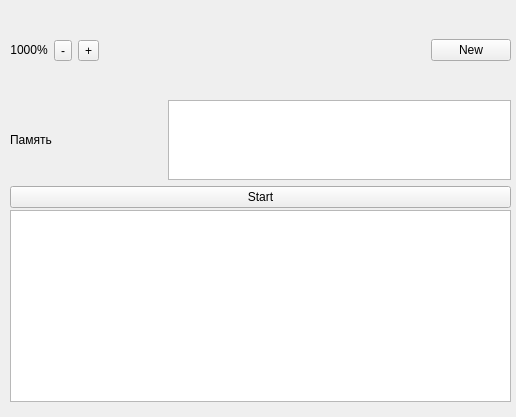
<?xml version="1.0" encoding="UTF-8"?>
<ui version="4.0">
 <class>OS</class>
 <widget class="QMainWindow" name="OS">
  <property name="geometry">
   <rect>
    <x>0</x>
    <y>0</y>
    <width>516</width>
    <height>417</height>
   </rect>
  </property>
  <property name="windowTitle">
   <string>MainWindow</string>
  </property>
  <property name="styleSheet">
   <string notr="true"/>
  </property>
  <widget class="QWidget" name="centralwidget">
   <widget class="QTableView" name="table">
    <property name="geometry">
     <rect>
      <x>10</x>
      <y>210</y>
      <width>501</width>
      <height>192</height>
     </rect>
    </property>
   </widget>
   <widget class="QWidget" name="verticalLayoutWidget">
    <property name="geometry">
     <rect>
      <x>10</x>
      <y>180</y>
      <width>501</width>
      <height>35</height>
     </rect>
    </property>
    <layout class="QVBoxLayout" name="verticalLayout">
     <item>
      <widget class="QPushButton" name="btnSet">
       <property name="styleSheet">
        <string notr="true"/>
       </property>
       <property name="text">
        <string>Start</string>
       </property>
      </widget>
     </item>
    </layout>
   </widget>
   <widget class="QWidget" name="horizontalLayoutWidget_2">
    <property name="geometry">
     <rect>
      <x>10</x>
      <y>100</y>
      <width>501</width>
      <height>80</height>
     </rect>
    </property>
    <layout class="QHBoxLayout" name="horizontalLayout_2">
     <item>
      <widget class="QLabel" name="labelMemory">
       <property name="text">
        <string>Память                                 </string>
       </property>
      </widget>
     </item>
     <item>
      <widget class="QTreeView" name="treeView">
       <property name="enabled">
        <bool>true</bool>
       </property>
      </widget>
     </item>
    </layout>
   </widget>
   <widget class="QWidget" name="horizontalLayoutWidget_3">
    <property name="geometry">
     <rect>
      <x>10</x>
      <y>0</y>
      <width>501</width>
      <height>101</height>
     </rect>
    </property>
    <layout class="QHBoxLayout" name="horizontalLayout_3">
     <property name="leftMargin">
      <number>0</number>
     </property>
     <item>
      <layout class="QVBoxLayout" name="verticalLayout_2"/>
     </item>
     <item>
      <widget class="QLabel" name="labelSpeed">
       <property name="text">
        <string>&lt;html&gt;&lt;head/&gt;&lt;body&gt;&lt;p align=&quot;center&quot;&gt;1000%&lt;/p&gt;&lt;/body&gt;&lt;/html&gt;</string>
       </property>
      </widget>
     </item>
     <item>
      <widget class="QToolButton" name="btnDown">
       <property name="styleSheet">
        <string notr="true">
</string>
       </property>
       <property name="text">
        <string>-</string>
       </property>
      </widget>
     </item>
     <item>
      <widget class="QToolButton" name="btnUp">
       <property name="styleSheet">
        <string notr="true"/>
       </property>
       <property name="text">
        <string>+</string>
       </property>
      </widget>
     </item>
     <item>
      <spacer name="horizontalSpacer">
       <property name="orientation">
        <enum>Qt::Horizontal</enum>
       </property>
       <property name="sizeHint" stdset="0">
        <size>
         <width>40</width>
         <height>20</height>
        </size>
       </property>
      </spacer>
     </item>
     <item>
      <widget class="QPushButton" name="btnNew">
       <property name="styleSheet">
        <string notr="true"/>
       </property>
       <property name="text">
        <string>New</string>
       </property>
      </widget>
     </item>
    </layout>
   </widget>
  </widget>
 </widget>
 <resources/>
 <connections/>
</ui>
